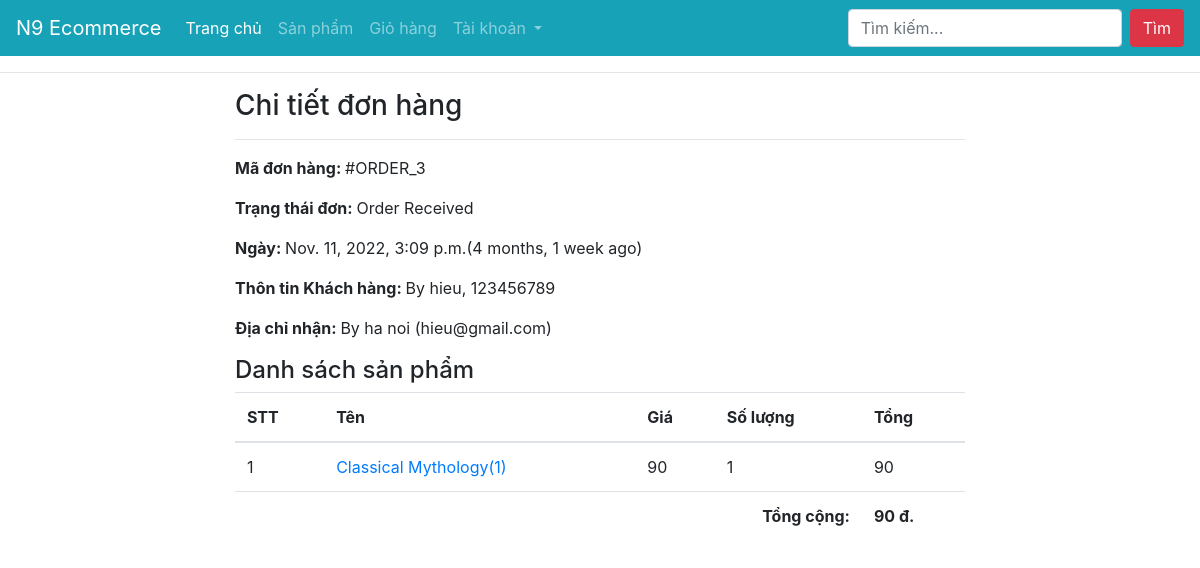
/profile/order-3/ (signed in), run on the app's committed database.
### ecomapp/models.py (models this page shows, shortened)
class Order(models.Model):
    cart = models.OneToOneField(Cart, on_delete=models.CASCADE)
    ordered_by = models.CharField(max_length=200)
    shipping_address = models.CharField(max_length=200)
    mobile = models.CharField(max_length=10)
    email = models.EmailField(null=True, blank=True)
    subtotal = models.PositiveIntegerField()
    discount = models.PositiveIntegerField()
    total = models.PositiveIntegerField()
    order_status = models.CharField(max_length=50, choices=ORDER_STATUS)
    created_at = models.DateTimeField(auto_now_add=True)
    payment_method = models.CharField(
        max_length=20, choices=METHOD, default="Cash On Delivery")
    payment_completed = models.BooleanField(
        default=False, null=True, blank=True)

class CartProduct(models.Model):
    cart = models.ForeignKey(Cart, on_delete=models.CASCADE)
    product = models.ForeignKey(Book, on_delete=models.CASCADE)
    rate = models.PositiveIntegerField()
    quantity = models.PositiveIntegerField()
    subtotal = models.PositiveIntegerField()

class Book(models.Model):
    title = models.CharField(max_length=200)
    slug = models.SlugField(unique=True)
    category = models.ForeignKey(Category, on_delete=models.CASCADE)
    image = models.ImageField(upload_to="books")
    marked_price = models.PositiveIntegerField()
    selling_price = models.PositiveIntegerField()
    description = models.TextField()
    info = models.CharField(max_length=300, null=True, blank=True)
    return_policy = models.CharField(max_length=300, null=True, blank=True)
    view_count = models.PositiveIntegerField(default=0)

### ecomapp/views.py (the view)
# urls.py: path("profile/order-<int:pk>/", CustomerOrderDetailView.as_view(),
class CustomerOrderDetailView(DetailView):
    template_name = "customerorderdetail.html"
    model = Order
    context_object_name = "ord_obj"
    def dispatch(self, request, *args, **kwargs):
        if request.user.is_authenticated and Customer.objects.filter(user=request.user).exists():
            order_id = self.kwargs["pk"]
            order = Order.objects.get(id=order_id)
            if request.user.customer != order.cart.customer:
                return redirect("ecomapp:customerprofile")
        else:
            return redirect("/login/?next=/profile/")
        return super().dispatch(request, *args, **kwargs)

### ecomapp/templates/customerorderdetail.html (shortened to what this page needs)
{% extends "base.html" %}
{% load humanize %}
{% block content %}
<div class="container">
    <div class="row">
        <div class="col-md-8 mx-auto">
            <h3>Chi tiết đơn hàng</h3><hr>
            <p><span class="font-weight-bold">Mã đơn hàng: </span> #ORDER_{{ord_obj.id}}</p>
            <p><span class="font-weight-bold">Trạng thái đơn: </span> {{ord_obj.order_status}}</p>
            <p><span class="font-weight-bold">Ngày: </span> {{ord_obj.created_at}}({{ord_obj.created_at|timesince}} ago)</p>
            <p><span class="font-weight-bold">Thôn tin Khách hàng: </span> By {{ord_obj.ordered_by}}, {{ord_obj.mobile}}</p>
            <p><span class="font-weight-bold">Địa chỉ nhận: </span> By {{ord_obj.shipping_address}} ({{ord_obj.email}})</p>
            <h4>Danh sách sản phẩm</h4>
            <table class="table">
                <thead>
                    <tr>
                        <th>STT</th>
                        <th>Tên</th>
                        <th>Giá</th>
                        <th>Số lượng</th>
                        <th>Tổng</th>
                    </tr>
                </thead>
                <tbody>
                    {% for cp in ord_obj.cart.cartproduct_set.all %}
                    <tr>
                        <td>{{forloop.counter}}</td>
                        <td><a target="_blank" href="{% url 'ecomapp:productdetail' cp.product.slug %}">{{cp.product.title}}({{cp.product.id}})</a></td>
                        <td>{{cp.rate}}</td>
                        <td>{{cp.quantity}}</td>
                        <td>{{cp.subtotal}}</td>
                    </tr>
                    {% endfor %}
                    <tr>
                        <th colspan="4" class="text-right">Tổng cộng: </th>
                        <th>{{ord_obj.total|intcomma}} đ.</th>
                    </tr>
                </tbody>
            </table>
        </div>
    </div>
</div>
{% endblock %}

### data on the page
Order: id "3", order_status "Order Received", created_at "Nov. 11, 2022, 3:09 p.m.", created_at "4 months, 1 week", ordered_by "hieu", mobile "123456789", shipping_address "ha noi", email "hieu@gmail.com", total "90"
CartProduct: product "Classical Mythology", product.id "1", rate "90", quantity "1", subtotal "90"
